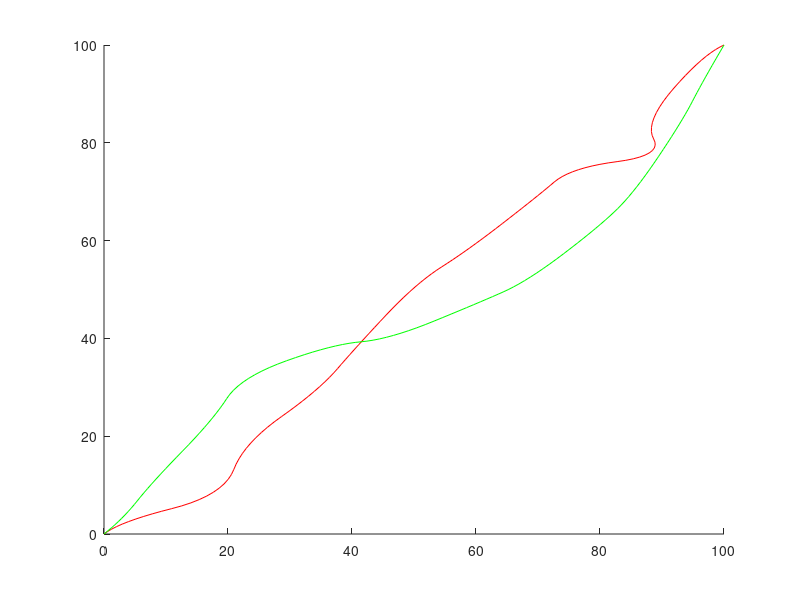

MATLAB code to generate this figure:
close all;

path_t = importdata('path_t.txt');
start_t = importdata('start_t.txt');
path_t_opt = importdata('path_t_opt.txt');
start_t_opt = importdata('start_t_opt.txt');

path_e = importdata('path_e.txt');
start_e = importdata('start_e.txt');
path_e_opt = importdata('path_e_opt.txt');
start_e_opt = importdata('start_e_opt.txt');

path_d = importdata('path_d.txt');
start_d = importdata('start_d.txt');
path_d_opt = importdata('path_d_opt.txt');
start_d_opt = importdata('start_d_opt.txt');


global n_obs obs obs_rad uav_finite_size uav_ws delta_t t;

%t = 1, e = 2, d = 3
comp = 2;

hold on

for j = 1 : 2
    
    if j == 1
        if comp == 1
        Path_bez = path_t;
        path_start = start_t;
        elseif comp == 2
         Path_bez = path_e;
        path_start = start_e;   
        else
          Path_bez = path_d;
        path_start = start_d;  
        end
    elseif j == 2
        if comp == 1
        Path_bez = path_t_opt;
        path_start = start_t_opt;
        elseif comp == 2
         Path_bez = path_e_opt;
        path_start = start_e_opt;   
        else
          Path_bez = path_d_opt;
        path_start = start_d_opt;  
        end
    end
    
    %plot(Path_bez(:,1),Path_bez(:,2),'Color',[0, 0.5, 0]); %plots path of UAV
    
    if uav_finite_size == 1
        for i = 1 : length(path_start)
            x = path_start(i,1) - uav_ws : 0.001 : path_start(i,1)+ uav_ws;
            y =  (uav_ws^2 - (x - path_start(i,1)).^2).^0.5 + path_start(i,2); %top part of circle
            y1 = -(uav_ws^2 - (x - path_start(i,1)).^2).^0.5 + path_start(i,2); %bottom part of circle
            
            if j == 1
                
                plot(x,y,'r');
                plot(x,y1,'r');
            elseif j == 2
                
                plot(x,y,'g');
                plot(x,y1,'g');
            else
                
                plot(x,y,'y');
                plot(x,y1,'y');
            end
        end
    end
    
    if j == 1
        plot(Path_bez(:,1),Path_bez(:,2),'r'); %
        
    elseif j == 2
        plot(Path_bez(:,1),Path_bez(:,2),'g'); %g

    end
    
end

%plot static obstacles
for j = 1 : n_obs
    
    
    plot(obs(j,1),obs(j,2),'xb'); % static obstacles' centers
    x = obs(j,1) - obs_rad(j) : 0.001 : obs(j,1)+ obs_rad(j);
    y =  (obs_rad(j)^2 - (x - obs(j,1)).^2).^0.5 + obs(j,2); %top part of circle
    y1 = -(obs_rad(j)^2 - (x - obs(j,1)).^2).^0.5 + obs(j,2); %bottom part of circle
    
    plot(x,y,'b');
    plot(x,y1,'b');
end
xlim([0 100])
ylim([0 100])

%title('Optimal path is green; planned path is red');
%title('Comparison to Optimal Time Path');
%title('Comparison to Optimal Energy Use Path');
%legend('Planned Path','Optimal Path');

hold off;